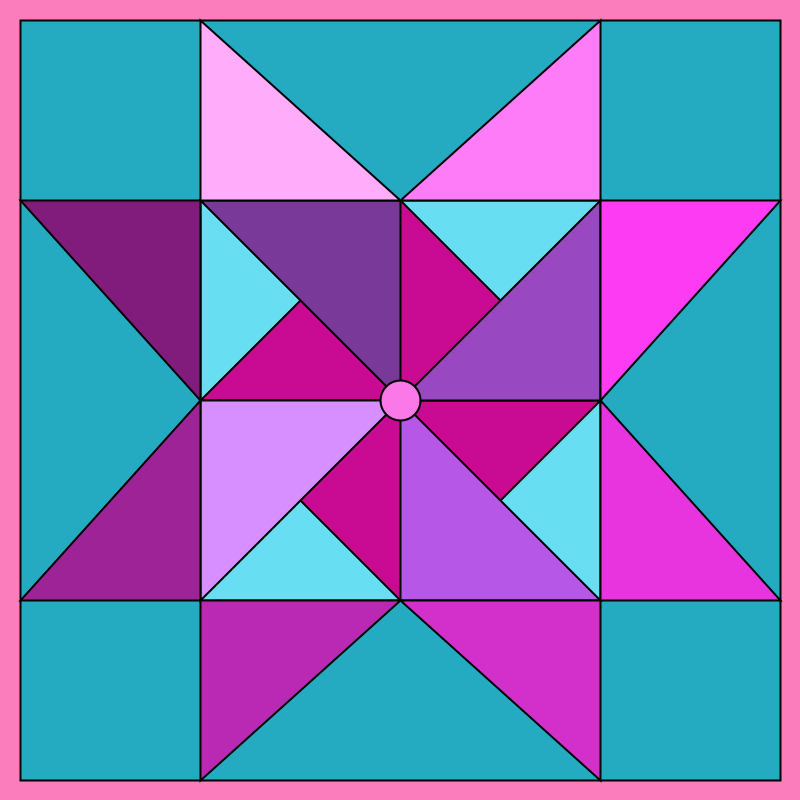
Frame 1 (no input)
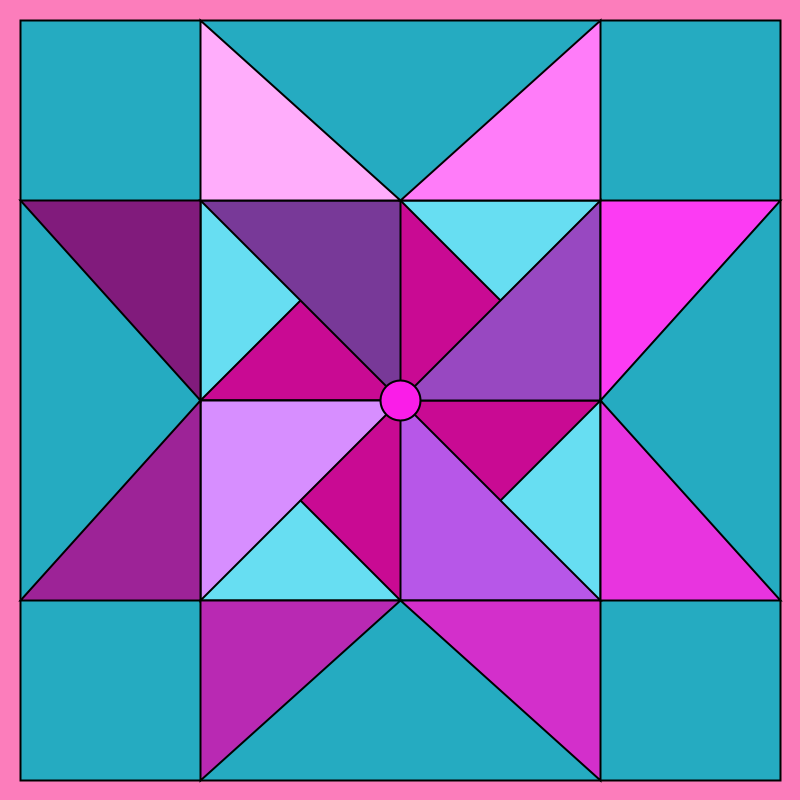
Frame 60 (the mouse pressed at the canvas centre just before this capture)
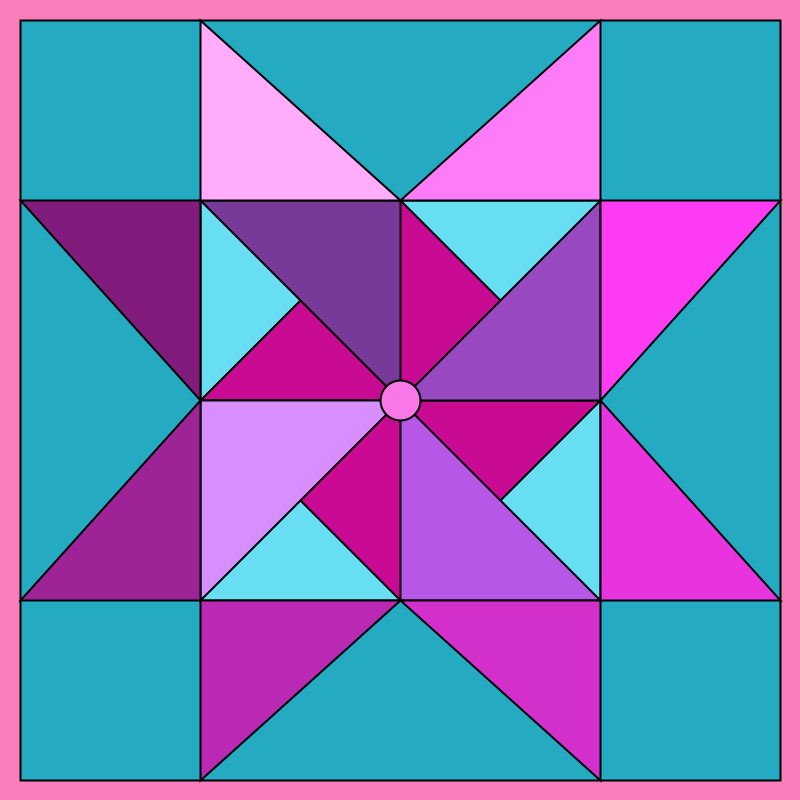
Frame 120 (the mouse held since frame 60 and released just before this capture)

The Processing sketch that drew these frames (run headless with seeded random() and noise(); from frame 60 on, the mouse is pressed at the canvas centre):

// Processing sketch: processing_37016
// ── processing_37016.pde

void setup(){ 
 
  size(800,800); 
 
} 
 
void draw(){ 
 
  background(252, 125, 187);
 
 
smooth();
strokeWeight(2);
fill(37, 171, 193);
rect(20, 20, 760, 760);

fill(103, 222, 242);
rect(200, 200, 400, 400);

fill(201, 10, 147);
triangle(400, 200, 600, 400, 200, 400);
triangle(200, 400, 600, 400, 400, 600);

fill(215, 142, 255);
triangle(200, 600, 200, 400, 400, 400);
//triangle 12

fill(183, 87, 232);
triangle(600,600, 400, 600, 400, 400);
//triangle 11

fill(152, 72, 193);
triangle(600, 200, 600, 400, 400, 400);
//triangle 10

fill(120, 57, 152);
triangle(200, 200, 400, 200, 400, 400);
//triangle 9

fill(250, random(187), 232);
ellipse(400, 400, 40, 40);

fill(129, 27, 124);
triangle(20, 200, 200, 200, 200, 400);
//triangle 8

fill(157, 35, 151);
triangle(20, 600, 200, 600, 200, 400);
//triangle 7

fill(185, 41, 179);
triangle(200, 780, 400, 600, 200, 600);
//triangle 6

fill(211, 47, 203);
triangle(600, 780, 600, 600, 400, 600);
//triangle 5

fill(232, 52, 223);
triangle(780, 600, 600, 600, 600, 400);
//triangle 4

fill(252, 59, 243);
triangle(780, 200, 600, 400, 600, 200);
//triangle 3

fill(255, 124, 249);
triangle(600, 20, 600, 200, 400, 200);
//triangle 2

fill(255, 173, 251);
triangle(200, 20, 400, 200, 200, 200);




}
